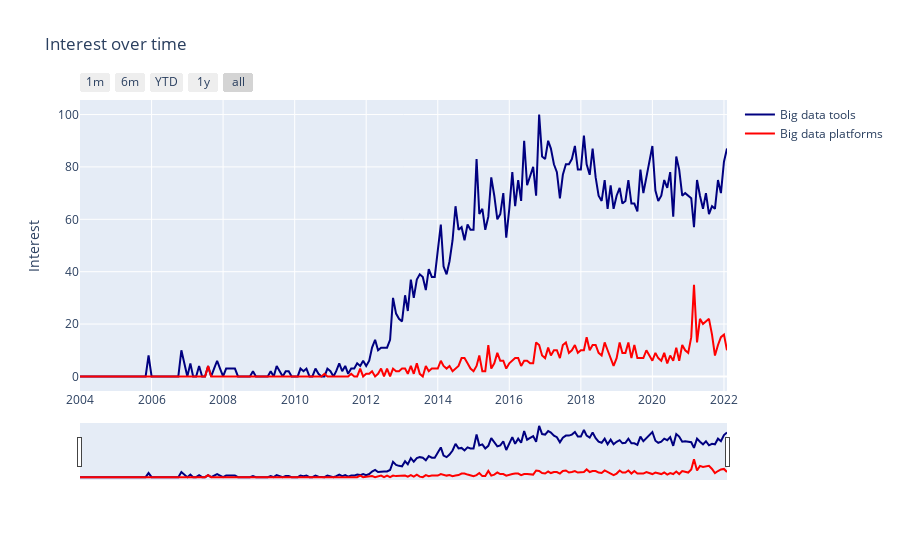

Here is the notebook cell this chart was saved with:
### Code cell
plot_interest_over_time(kw_list, df);

### Figure 1 — Plotly figure (JSON) as saved in the notebook; plotly's stock layout.template omitted (floating-point values rounded to 4 significant figures; data arrays with more than 128 entries replaced by an {"elided": "..."} marker saying what was removed)
{"data": [{"line": {"color": "navy"}, "name": "Big data tools", "type": "scatter", "x": {"elided": "218 str values"}, "y": {"elided": "218 int values"}}, {"line": {"color": "red"}, "name": "Big data platforms", "type": "scatter", "x": {"elided": "218 str values"}, "y": {"elided": "218 int values"}}], "layout": {"title": {"text": "Interest over time"}, "xaxis": {"rangeselector": {"buttons": [{"count": 1, "label": "1m", "step": "month", "stepmode": "backward"}, {"count": 6, "label": "6m", "step": "month", "stepmode": "backward"}, {"count": 1, "label": "YTD", "step": "year", "stepmode": "todate"}, {"count": 1, "label": "1y", "step": "year", "stepmode": "backward"}, {"step": "all"}]}, "rangeslider": {"visible": true}, "type": "date"}, "yaxis": {"title": {"text": "Interest"}}}}
